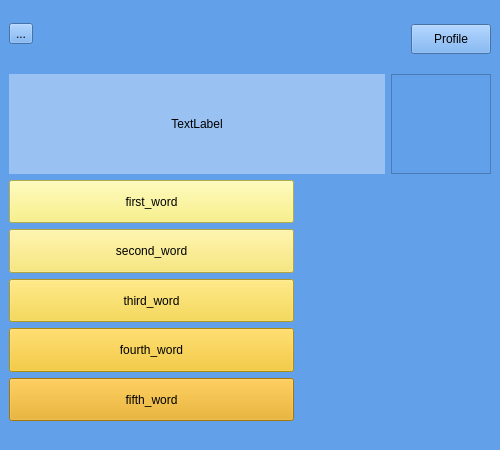
<?xml version="1.0" encoding="UTF-8"?>
<ui version="4.0">
 <class>Translate</class>
 <widget class="QMainWindow" name="Translate">
  <property name="geometry">
   <rect>
    <x>0</x>
    <y>0</y>
    <width>500</width>
    <height>450</height>
   </rect>
  </property>
  <property name="windowTitle">
   <string>Translate</string>
  </property>
  <property name="styleSheet">
   <string notr="true">background-color: rgb(98, 160, 234);</string>
  </property>
  <widget class="QWidget" name="centralwidget">
   <layout class="QGridLayout" name="gridLayout">
    <item row="0" column="0">
     <layout class="QVBoxLayout" name="verticalLayout">
      <item>
       <widget class="QToolButton" name="MicrofoneToolButton">
        <property name="text">
         <string>...</string>
        </property>
       </widget>
      </item>
      <item>
       <spacer name="horizontalSpacer">
        <property name="orientation">
         <enum>Qt::Horizontal</enum>
        </property>
        <property name="sizeType">
         <enum>QSizePolicy::Maximum</enum>
        </property>
        <property name="sizeHint" stdset="0">
         <size>
          <width>25</width>
          <height>9</height>
         </size>
        </property>
       </spacer>
      </item>
     </layout>
    </item>
    <item row="2" column="0" rowspan="3" colspan="4">
     <layout class="QGridLayout" name="gridLayout_3">
      <property name="sizeConstraint">
       <enum>QLayout::SetMinAndMaxSize</enum>
      </property>
      <item row="9" column="0">
       <widget class="QPushButton" name="fifthWord">
        <property name="sizePolicy">
         <sizepolicy hsizetype="Maximum" vsizetype="Minimum">
          <horstretch>0</horstretch>
          <verstretch>0</verstretch>
         </sizepolicy>
        </property>
        <property name="maximumSize">
         <size>
          <width>700</width>
          <height>60</height>
         </size>
        </property>
        <property name="styleSheet">
         <string notr="true">background-color: rgb(229, 165, 10);</string>
        </property>
        <property name="text">
         <string>fifth_word</string>
        </property>
       </widget>
      </item>
      <item row="8" column="0">
       <widget class="QPushButton" name="fourthWord">
        <property name="sizePolicy">
         <sizepolicy hsizetype="Minimum" vsizetype="Minimum">
          <horstretch>0</horstretch>
          <verstretch>0</verstretch>
         </sizepolicy>
        </property>
        <property name="maximumSize">
         <size>
          <width>700</width>
          <height>60</height>
         </size>
        </property>
        <property name="styleSheet">
         <string notr="true">background-color: rgb(245, 194, 17);</string>
        </property>
        <property name="text">
         <string>fourth_word</string>
        </property>
       </widget>
      </item>
      <item row="4" column="0">
       <widget class="QPushButton" name="firstWord">
        <property name="sizePolicy">
         <sizepolicy hsizetype="Minimum" vsizetype="Minimum">
          <horstretch>0</horstretch>
          <verstretch>0</verstretch>
         </sizepolicy>
        </property>
        <property name="maximumSize">
         <size>
          <width>700</width>
          <height>60</height>
         </size>
        </property>
        <property name="styleSheet">
         <string notr="true">background-color: rgb(249, 240, 107);</string>
        </property>
        <property name="text">
         <string>first_word</string>
        </property>
       </widget>
      </item>
      <item row="7" column="0">
       <widget class="QPushButton" name="thirdWord">
        <property name="sizePolicy">
         <sizepolicy hsizetype="MinimumExpanding" vsizetype="Minimum">
          <horstretch>0</horstretch>
          <verstretch>0</verstretch>
         </sizepolicy>
        </property>
        <property name="maximumSize">
         <size>
          <width>700</width>
          <height>60</height>
         </size>
        </property>
        <property name="styleSheet">
         <string notr="true">background-color: rgb(246, 211, 45);</string>
        </property>
        <property name="text">
         <string>third_word</string>
        </property>
       </widget>
      </item>
      <item row="6" column="0">
       <widget class="QPushButton" name="secondWord">
        <property name="sizePolicy">
         <sizepolicy hsizetype="Minimum" vsizetype="Minimum">
          <horstretch>0</horstretch>
          <verstretch>0</verstretch>
         </sizepolicy>
        </property>
        <property name="maximumSize">
         <size>
          <width>700</width>
          <height>60</height>
         </size>
        </property>
        <property name="styleSheet">
         <string notr="true">background-color: rgb(248, 228, 92);</string>
        </property>
        <property name="text">
         <string>second_word</string>
        </property>
       </widget>
      </item>
      <item row="10" column="0">
       <spacer name="horizontalSpacer_3">
        <property name="orientation">
         <enum>Qt::Horizontal</enum>
        </property>
        <property name="sizeHint" stdset="0">
         <size>
          <width>40</width>
          <height>20</height>
         </size>
        </property>
       </spacer>
      </item>
     </layout>
    </item>
    <item row="4" column="4">
     <layout class="QHBoxLayout" name="horizontalLayout_2">
      <item>
       <spacer name="verticalSpacer_6">
        <property name="orientation">
         <enum>Qt::Vertical</enum>
        </property>
        <property name="sizeHint" stdset="0">
         <size>
          <width>20</width>
          <height>40</height>
         </size>
        </property>
       </spacer>
      </item>
     </layout>
    </item>
    <item row="1" column="0" colspan="5">
     <layout class="QHBoxLayout" name="horizontalLayout_3">
      <item>
       <widget class="QLabel" name="word2Translate">
        <property name="sizePolicy">
         <sizepolicy hsizetype="Preferred" vsizetype="Minimum">
          <horstretch>0</horstretch>
          <verstretch>0</verstretch>
         </sizepolicy>
        </property>
        <property name="minimumSize">
         <size>
          <width>0</width>
          <height>61</height>
         </size>
        </property>
        <property name="styleSheet">
         <string notr="true">background-color: rgb(153, 193, 241);</string>
        </property>
        <property name="text">
         <string>&lt;html&gt;&lt;head/&gt;&lt;body&gt;&lt;p align=&quot;center&quot;&gt;TextLabel&lt;/p&gt;&lt;/body&gt;&lt;/html&gt;</string>
        </property>
       </widget>
      </item>
     </layout>
    </item>
    <item row="0" column="1" colspan="5">
     <layout class="QGridLayout" name="gridLayout_2">
      <property name="topMargin">
       <number>1</number>
      </property>
      <item row="1" column="2">
       <widget class="QPushButton" name="profileOpenButton">
        <property name="sizePolicy">
         <sizepolicy hsizetype="Minimum" vsizetype="Minimum">
          <horstretch>0</horstretch>
          <verstretch>0</verstretch>
         </sizepolicy>
        </property>
        <property name="minimumSize">
         <size>
          <width>80</width>
          <height>30</height>
         </size>
        </property>
        <property name="maximumSize">
         <size>
          <width>100</width>
          <height>30</height>
         </size>
        </property>
        <property name="text">
         <string>Profile</string>
        </property>
       </widget>
      </item>
      <item row="1" column="1">
       <spacer name="horizontalSpacer_2">
        <property name="orientation">
         <enum>Qt::Horizontal</enum>
        </property>
        <property name="sizeType">
         <enum>QSizePolicy::MinimumExpanding</enum>
        </property>
        <property name="sizeHint" stdset="0">
         <size>
          <width>40</width>
          <height>20</height>
         </size>
        </property>
       </spacer>
      </item>
      <item row="1" column="0">
       <spacer name="verticalSpacer_3">
        <property name="orientation">
         <enum>Qt::Vertical</enum>
        </property>
        <property name="sizeType">
         <enum>QSizePolicy::Minimum</enum>
        </property>
        <property name="sizeHint" stdset="0">
         <size>
          <width>20</width>
          <height>58</height>
         </size>
        </property>
       </spacer>
      </item>
     </layout>
    </item>
    <item row="1" column="5">
     <widget class="QGraphicsView" name="graphicsView">
      <property name="sizePolicy">
       <sizepolicy hsizetype="Maximum" vsizetype="Maximum">
        <horstretch>0</horstretch>
        <verstretch>0</verstretch>
       </sizepolicy>
      </property>
      <property name="maximumSize">
       <size>
        <width>100</width>
        <height>100</height>
       </size>
      </property>
     </widget>
    </item>
   </layout>
  </widget>
 </widget>
 <resources/>
 <connections/>
</ui>
